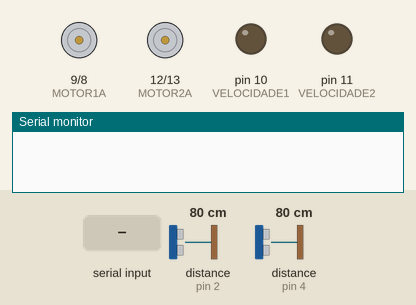
Recording of a sketch running on a simulated Arduino Uno, built with avr-gcc and run on an emulated ATmega328P. Parts: motor-driver pin pairs drawn as motors (green arrow = first pin HIGH = forward, orange = second pin HIGH = backward, longer = more drive), output pins drawn as LEDs (lit = HIGH), the last lines printed to the serial monitor. The test bench sets the inputs (shaded band); at power-on: distance to the obstacle (sensors on pin 2, pin 4) 80 cm. The echo pulse lasts 58.3 µs per cm.

Above: at 1.7 s.
1.8 s: "F" received over Serial
At 3.0 s:
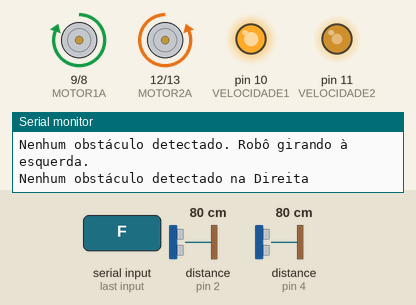
3.3 s: distance to the obstacle (sensor on pin 2) set to 33 cm
4.8 s: distance to the obstacle (sensor on pin 2) set to 27 cm
At 6.5 s:
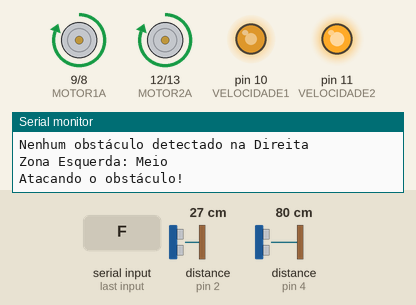
6.8 s: "e" received over Serial
At 7.3 s:
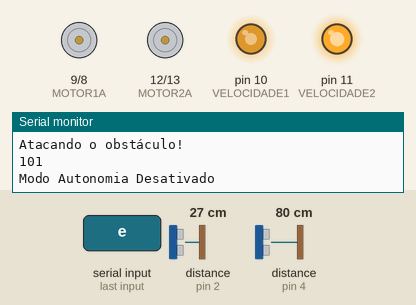
8.3 s: byte 69 (69) received over Serial
At 8.9 s:
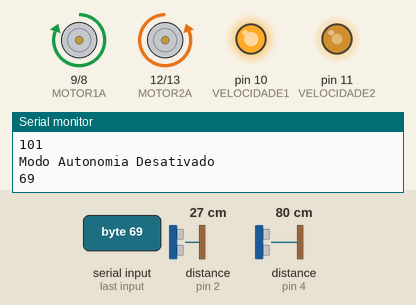
9.8 s: byte 71 (71) received over Serial
At 11.7 s:
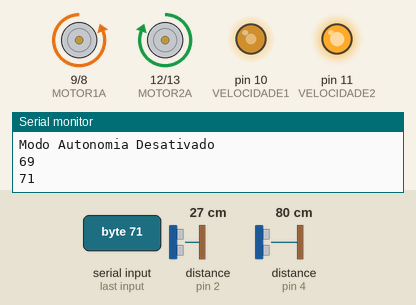
Timing chart, 0 to 14.6 s (numbered marks = the images above; inputs shaded):
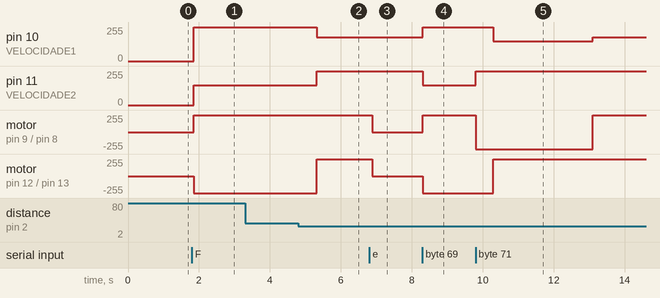

The sketch:

codigofinalizadocturbatualizado.ino
```cpp
#include <NewPing.h>

// Definição dos pinos dos motores
#define MOTOR1A 9
#define MOTOR1B 8
#define MOTOR2A 12
#define MOTOR2B 13
#define VELOCIDADE1 10
#define VELOCIDADE2 11

// Definição dos pinos dos sensores infravermelhos
#define INFRA 6
#define INFRA2 7

// Definição dos pinos dos sensores ultrassônicos
#define TRIG_PIN1 5
#define ECHO_PIN1 4
#define TRIG_PIN2 3
#define ECHO_PIN2 2

#define MAX_DISTANCE 30  // Alterado para 60 cm

// Inicializa os sensores ultrassônicos usando a biblioteca NewPing
NewPing sonar1(TRIG_PIN1, ECHO_PIN1, MAX_DISTANCE);
NewPing sonar2(TRIG_PIN2, ECHO_PIN2, MAX_DISTANCE);

bool autonomiaAtiva = false;

void verificar_zonas(int dist1, int dist2) {
  String zona = "";

  if(dist1 > 0 && dist1 <= MAX_DISTANCE) {
    if(dist1 <= 8) {
      zona = "Muito na Direita";
    } else if(dist1 <= 16) {
      zona = "Direita";
    } else {
      zona = "Meio";
    }
    Serial.print("Zona Direita: ");
    Serial.println(zona);
  } else {
    Serial.println("Nenhum obstáculo detectado na Direita");
  }

  if(dist2 > 0 && dist2 <= MAX_DISTANCE) {
    if(dist2 <= 8) {
      zona = "Muito na Esquerda";
    } else if(dist2 <= 16) {
      zona = "Esquerda";
    } else {
      zona = "Meio";
    }
    Serial.print("Zona Esquerda: ");
    Serial.println(zona);
  } else {
    Serial.println("Nenhum obstáculo detectado na Esquerda");
  }
}

void acelerar() {
  digitalWrite(MOTOR1A, HIGH);
  digitalWrite(MOTOR1B, LOW);
  digitalWrite(MOTOR2A, HIGH);
  digitalWrite(MOTOR2B, LOW);
  analogWrite(VELOCIDADE1, 180);
  analogWrite(VELOCIDADE2, 255);
}

void re() {
  digitalWrite(MOTOR1A, LOW);
  digitalWrite(MOTOR1B, HIGH);
  digitalWrite(MOTOR2A, LOW);
  digitalWrite(MOTOR2B, HIGH);
  analogWrite(VELOCIDADE1, 255);
  analogWrite(VELOCIDADE2, 255);
}

void direita() {
  digitalWrite(MOTOR1A, LOW);
  digitalWrite(MOTOR1B, HIGH);
  digitalWrite(MOTOR2A, HIGH);
  digitalWrite(MOTOR2B, LOW);
  analogWrite(VELOCIDADE1, 150);
  analogWrite(VELOCIDADE2, 255);
}

void esquerda() {
  digitalWrite(MOTOR1A, HIGH);
  digitalWrite(MOTOR1B, LOW);
  digitalWrite(MOTOR2A, LOW);
  digitalWrite(MOTOR2B, HIGH);
  analogWrite(VELOCIDADE1, 255);
  analogWrite(VELOCIDADE2, 150);
}

void parar() {
  digitalWrite(MOTOR1A, LOW);
  digitalWrite(MOTOR1B, LOW);
  digitalWrite(MOTOR2A, LOW);
  digitalWrite(MOTOR2B, LOW);
}

void autonomia() {
  int distancia1 = sonar1.ping_cm();
  int distancia2 = sonar2.ping_cm();

  verificar_zonas(distancia1, distancia2);

  if ((distancia1 > 0 && distancia1 <= MAX_DISTANCE) || (distancia2 > 0 && distancia2 <= MAX_DISTANCE)) {
    acelerar();
    Serial.println("Atacando o obstáculo!");
  } else {
    esquerda();
    Serial.println("Nenhum obstáculo detectado. Robô girando à esquerda.");
  }

  delay(500);
}

void combo()
{
  re();
  delay(500);
  direita();
  delay(2800);
  acelerar();
  delay(500);
}

void setup() {
  Serial.begin(9600);

  pinMode(MOTOR1A, OUTPUT);
  pinMode(MOTOR1B, OUTPUT);
  pinMode(MOTOR2A, OUTPUT);
  pinMode(MOTOR2B, OUTPUT);
  pinMode(VELOCIDADE1, OUTPUT);
  pinMode(VELOCIDADE2, OUTPUT);
  pinMode(INFRA, INPUT);
  pinMode(INFRA2, INPUT);
  pinMode(TRIG_PIN1, OUTPUT);
  pinMode(ECHO_PIN1, INPUT);
  pinMode(TRIG_PIN2, OUTPUT);
  pinMode(ECHO_PIN2, INPUT);

  delay(500);
}

void loop() {
  if (Serial.available()) {
    int leitura = Serial.read();
    Serial.println(leitura);

    switch(leitura) {
      case 70:  // 'F' para ativar o modo autonomia
        autonomiaAtiva = true;
        Serial.println("Modo Autonomia Ativado");
        break;
      case 101:  // 'e' para desativar o modo autonomia
        autonomiaAtiva = false;
        parar();  // Parar o robô ao desativar a autonomia
        Serial.println("Modo Autonomia Desativado");
        break;
      case 66:  // 'B' para acelerar
        acelerar();
        break;
      case 67:  // 'C' para direita
        direita();
        break;
      case 68:  // 'D' para re
        re();
        break;
      case 65:  // 'A' para atacar
        acelerar();
        break;
      case 69:  // 'E' para girar à esquerda
        esquerda();
        break;
      case 71: //G
        combo();
        break;
      default:
        break;
    }
  }

  if (autonomiaAtiva) {
    autonomia();
  }
}
```

Measured:
- the behaviour switches between 31 and 30 cm on distance to the obstacle (sensor on pin 2) (found by bisection; images 1 and 2)
- after the input at 1.8 s, pin 10 (VELOCIDADE1): 0/255 → 255/255 after 0.05 s; pin 11 (VELOCIDADE2): 0/255 → 150/255 after 0.05 s; motor on pin 9 (MOTOR1A) / pin 8 (MOTOR1B): stopped → forward 255/255 after 0.05 s; motor on pin 12 (MOTOR2A) / pin 13 (MOTOR2B): stopped → backward 255/255 after 0.05 s
- after the input at 4.8 s, pin 10 (VELOCIDADE1): 255/255 → 180/255 after 0.51 s; pin 11 (VELOCIDADE2): 150/255 → 255/255 after 0.51 s; motor on pin 12 (MOTOR2A) / pin 13 (MOTOR2B): backward 255/255 → forward 255/255 after 0.51 s
- after the input at 6.8 s, motor on pin 9 (MOTOR1A) / pin 8 (MOTOR1B), motor on pin 12 (MOTOR2A) / pin 13 (MOTOR2B): forward 255/255 → stopped after 0.09 s
- after the input at 8.3 s, pin 10 (VELOCIDADE1): 180/255 → 255/255 at once; pin 11 (VELOCIDADE2): 255/255 → 150/255 at once; motor on pin 9 (MOTOR1A) / pin 8 (MOTOR1B): stopped → forward 255/255 at once; motor on pin 12 (MOTOR2A) / pin 13 (MOTOR2B): stopped → backward 255/255 at once
- after the input at 9.8 s, pin 10 (VELOCIDADE1): 255/255 → 150/255 after 0.50 s, → 180/255 2.8 s later; pin 11 (VELOCIDADE2): 150/255 → 255/255 at once
